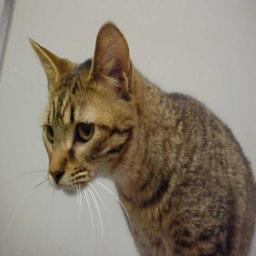
#> input picture Bai_3/cat.jpg, 256 x 256 px
$ python -i preprocess.py   (imports and definitions only)
#> lines starting #> are read from the running program, lines starting #| are printed output that depends on the picture
#> further down, picture is the input picture: shape (256, 256, 3); mean B, G, R 114.1, 128.7, 138.6
import cv2
import numpy as np

def preprocess(imgOriginal):
    # Chuyển sang ảnh xám
    imgGray = cv2.cvtColor(imgOriginal, cv2.COLOR_BGR2GRAY)
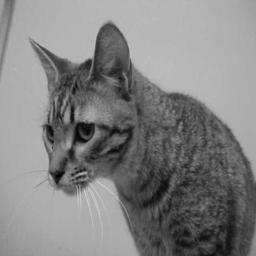
#> imgGray: shape (256, 256); min 1, max 210, mean 130

    # Làm mịn ảnh để giảm nhiễu
    imgBlurred = cv2.GaussianBlur(imgGray, (5, 5), 0)

    # Tăng cường tương phản bằng CLAHE
    clahe = cv2.createCLAHE(clipLimit=2.0, tileGridSize=(8, 8))
    imgContrast = clahe.apply(imgBlurred)
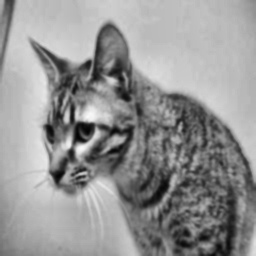
#> imgContrast: shape (256, 256); min 3, max 249, mean 148.1

    # Tìm biên bằng Canny
    imgThresh = cv2.Canny(imgContrast, 50, 150)  # Thay đổi ngưỡng nếu cần
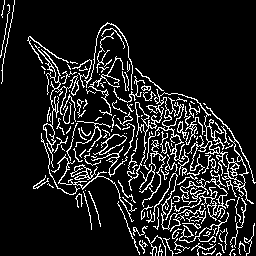
#> imgThresh: shape (256, 256); 12.3% white in thin lines or dots

    return imgGray, imgThresh

# [14 lines of commented-out code are left out]

>>> import cv2
>>> picture = cv2.imread('cat.jpg')
>>> result = preprocess(picture)

$ run again, on Bai_3/dog.jpg
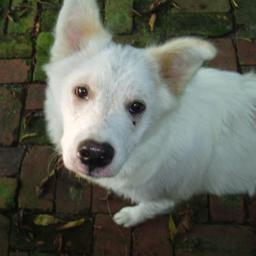
#> input picture Bai_3/dog.jpg, 256 x 256 px
#> picture is the input picture: shape (256, 256, 3); mean B, G, R 88.7, 98.7, 95.5
#> in preprocess, `imgContrast = clahe.apply(imgBlurred)`:
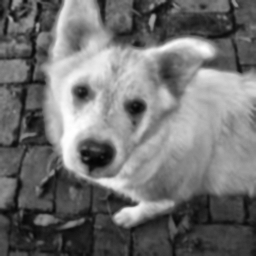
#> imgContrast: shape (256, 256); min 5, max 255, mean 112.5
#> in preprocess, `imgThresh = cv2.Canny(imgContrast, 50, 150)`:
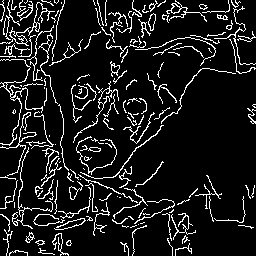
#> imgThresh: shape (256, 256); 10.6% white in thin lines or dots

$ run again, on Bai_3/snake.jpg
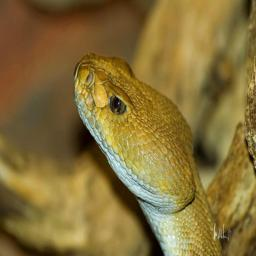
#> input picture Bai_3/snake.jpg, 256 x 256 px
#> picture is the input picture: shape (256, 256, 3); mean B, G, R 55.7, 110.6, 132.2
#> in preprocess, `imgContrast = clahe.apply(imgBlurred)`:
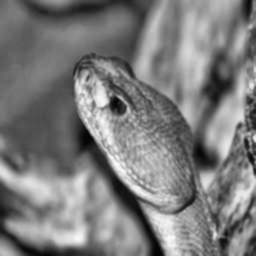
#> imgContrast: shape (256, 256); min 1, max 250, mean 123.8
#> in preprocess, `imgThresh = cv2.Canny(imgContrast, 50, 150)`:
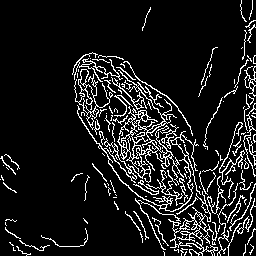
#> imgThresh: shape (256, 256); 10.6% white in thin lines or dots
